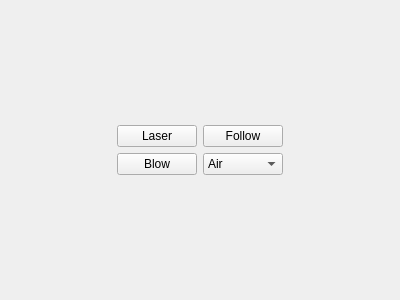
<?xml version="1.0" encoding="UTF-8"?>
<ui version="4.0">
 <class>PlcPanelWidget</class>
 <widget class="QWidget" name="PlcPanelWidget">
  <property name="geometry">
   <rect>
    <x>0</x>
    <y>0</y>
    <width>400</width>
    <height>300</height>
   </rect>
  </property>
  <property name="windowTitle">
   <string>PlcPanelWidget</string>
  </property>
  <layout class="QGridLayout" name="gridLayout_2">
   <item row="0" column="1">
    <spacer name="verticalSpacer">
     <property name="orientation">
      <enum>Qt::Vertical</enum>
     </property>
     <property name="sizeHint" stdset="0">
      <size>
       <width>20</width>
       <height>101</height>
      </size>
     </property>
    </spacer>
   </item>
   <item row="1" column="0">
    <spacer name="horizontalSpacer">
     <property name="orientation">
      <enum>Qt::Horizontal</enum>
     </property>
     <property name="sizeHint" stdset="0">
      <size>
       <width>93</width>
       <height>20</height>
      </size>
     </property>
    </spacer>
   </item>
   <item row="1" column="1">
    <layout class="QGridLayout" name="gridLayout">
     <item row="0" column="0">
      <widget class="StateButton" name="laser_btn_">
       <property name="text">
        <string>Laser</string>
       </property>
       <property name="checkable">
        <bool>true</bool>
       </property>
      </widget>
     </item>
     <item row="0" column="1">
      <widget class="StateButton" name="follow_btn_">
       <property name="text">
        <string>Follow</string>
       </property>
       <property name="checkable">
        <bool>true</bool>
       </property>
      </widget>
     </item>
     <item row="1" column="0">
      <widget class="StateButton" name="blow_btn_">
       <property name="text">
        <string>Blow</string>
       </property>
       <property name="checkable">
        <bool>true</bool>
       </property>
      </widget>
     </item>
     <item row="1" column="1">
      <widget class="QComboBox" name="gas_cb_box_">
       <item>
        <property name="text">
         <string>Air</string>
        </property>
       </item>
       <item>
        <property name="text">
         <string>O2</string>
        </property>
       </item>
       <item>
        <property name="text">
         <string>N2</string>
        </property>
       </item>
       <item>
        <property name="text">
         <string>High Air</string>
        </property>
       </item>
       <item>
        <property name="text">
         <string>High O2</string>
        </property>
       </item>
       <item>
        <property name="text">
         <string>High N2</string>
        </property>
       </item>
      </widget>
     </item>
    </layout>
   </item>
   <item row="1" column="2">
    <spacer name="horizontalSpacer_2">
     <property name="orientation">
      <enum>Qt::Horizontal</enum>
     </property>
     <property name="sizeHint" stdset="0">
      <size>
       <width>93</width>
       <height>20</height>
      </size>
     </property>
    </spacer>
   </item>
   <item row="2" column="1">
    <spacer name="verticalSpacer_2">
     <property name="orientation">
      <enum>Qt::Vertical</enum>
     </property>
     <property name="sizeHint" stdset="0">
      <size>
       <width>20</width>
       <height>101</height>
      </size>
     </property>
    </spacer>
   </item>
  </layout>
 </widget>
 <layoutdefault spacing="6" margin="11"/>
 <customwidgets>
  <customwidget>
   <class>StateButton</class>
   <extends>QPushButton</extends>
   <header location="global">statebutton.h</header>
   <slots>
    <slot>onBlow(bool)</slot>
   </slots>
  </customwidget>
 </customwidgets>
 <resources/>
 <connections>
  <connection>
   <sender>blow_btn_</sender>
   <signal>clicked(bool)</signal>
   <receiver>PlcPanelWidget</receiver>
   <slot>onBlow(bool)</slot>
   <hints>
    <hint type="sourcelabel">
     <x>151</x>
     <y>166</y>
    </hint>
    <hint type="destinationlabel">
     <x>74</x>
     <y>206</y>
    </hint>
   </hints>
  </connection>
 </connections>
 <slots>
  <slot>onBlow(bool)</slot>
 </slots>
</ui>
